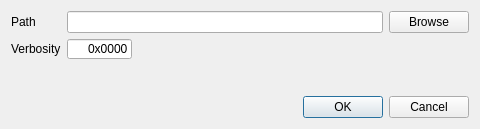
<?xml version="1.0" encoding="UTF-8"?>
<ui version="4.0">
 <class>quantyPreferencesDialog</class>
 <widget class="QDialog" name="quantyPreferencesDialog">
  <property name="geometry">
   <rect>
    <x>0</x>
    <y>0</y>
    <width>480</width>
    <height>129</height>
   </rect>
  </property>
  <property name="sizePolicy">
   <sizepolicy hsizetype="Preferred" vsizetype="Preferred">
    <horstretch>0</horstretch>
    <verstretch>0</verstretch>
   </sizepolicy>
  </property>
  <property name="minimumSize">
   <size>
    <width>480</width>
    <height>0</height>
   </size>
  </property>
  <property name="windowTitle">
   <string>Preferences</string>
  </property>
  <property name="modal">
   <bool>true</bool>
  </property>
  <layout class="QVBoxLayout" name="verticalLayout">
   <item>
    <layout class="QFormLayout" name="preferencesFormLayout">
     <property name="fieldGrowthPolicy">
      <enum>QFormLayout::ExpandingFieldsGrow</enum>
     </property>
     <property name="labelAlignment">
      <set>Qt::AlignLeading|Qt::AlignLeft|Qt::AlignVCenter</set>
     </property>
     <item row="0" column="0">
      <widget class="QLabel" name="pathLabel">
       <property name="text">
        <string>Path</string>
       </property>
      </widget>
     </item>
     <item row="0" column="1">
      <layout class="QHBoxLayout" name="pathHorizontalHBoxLayout">
       <item>
        <widget class="QLineEdit" name="pathLineEdit">
         <property name="sizePolicy">
          <sizepolicy hsizetype="Expanding" vsizetype="Fixed">
           <horstretch>0</horstretch>
           <verstretch>0</verstretch>
          </sizepolicy>
         </property>
         <property name="toolTip">
          <string>Path to the Quanty executable.</string>
         </property>
         <property name="readOnly">
          <bool>true</bool>
         </property>
        </widget>
       </item>
       <item>
        <widget class="QPushButton" name="pathBrowsePushButton">
         <property name="text">
          <string>Browse</string>
         </property>
         <property name="autoDefault">
          <bool>false</bool>
         </property>
        </widget>
       </item>
      </layout>
     </item>
     <item row="1" column="0">
      <widget class="QLabel" name="verbosityLabel">
       <property name="text">
        <string>Verbosity</string>
       </property>
      </widget>
     </item>
     <item row="1" column="1">
      <widget class="QLineEdit" name="verbosityLineEdit">
       <property name="sizePolicy">
        <sizepolicy hsizetype="Fixed" vsizetype="Fixed">
         <horstretch>0</horstretch>
         <verstretch>0</verstretch>
        </sizepolicy>
       </property>
       <property name="maximumSize">
        <size>
         <width>65</width>
         <height>20</height>
        </size>
       </property>
       <property name="toolTip">
        <string>Verbosity of the Quanty calculation. Acceptable values in increasing verbosity: 0x0000, 0x00FF, 0xFFFF.</string>
       </property>
       <property name="text">
        <string>0x0000</string>
       </property>
       <property name="alignment">
        <set>Qt::AlignRight|Qt::AlignTrailing|Qt::AlignVCenter</set>
       </property>
      </widget>
     </item>
    </layout>
   </item>
   <item>
    <widget class="QDialogButtonBox" name="buttonBox">
     <property name="standardButtons">
      <set>QDialogButtonBox::Cancel|QDialogButtonBox::Ok</set>
     </property>
    </widget>
   </item>
  </layout>
 </widget>
 <resources/>
 <connections/>
</ui>
